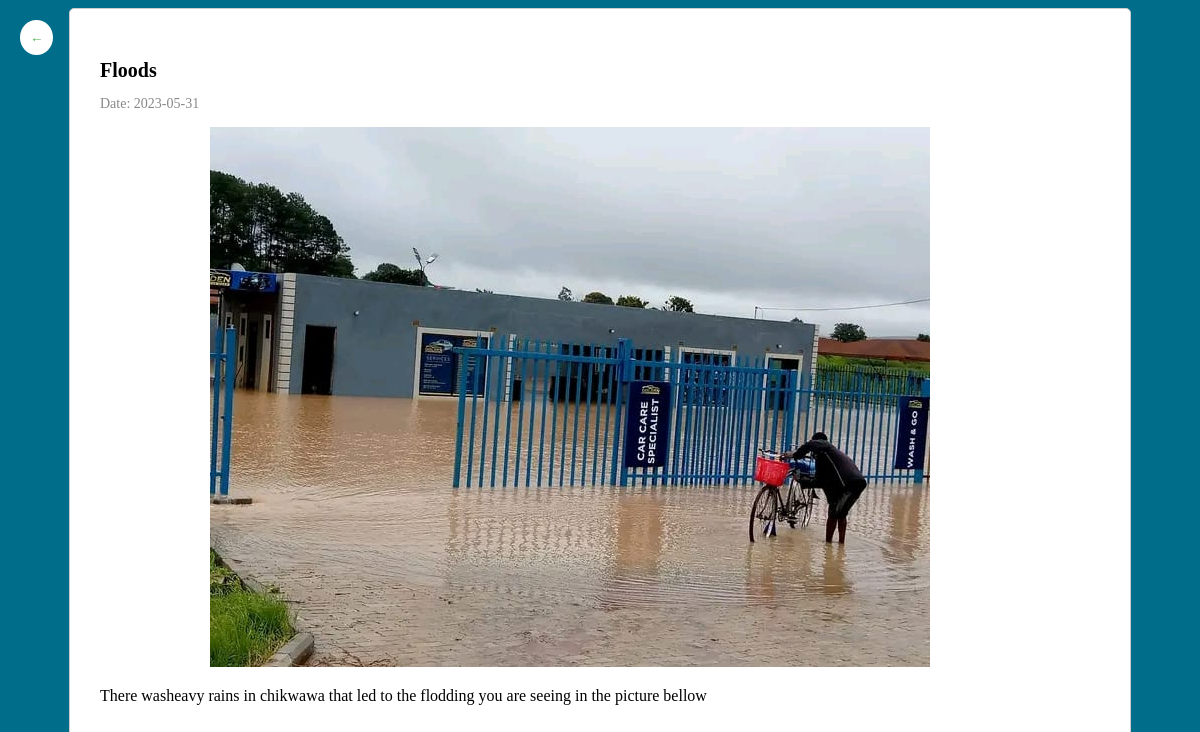
/news/News.php, run on the app's committed database.
### tables this page shows
CREATE TABLE `images` (
  `id` int(11) NOT NULL,
  `title` varchar(255) DEFAULT NULL,
  `date` date DEFAULT NULL,
  `details` text DEFAULT NULL,
  `image` varchar(255) DEFAULT NULL
);

### news/News.php (the view, shortened to what this page needs)
<?php
	include "../db/Connections.php";
?>
<!DOCTYPE html>
<html>
<head>
</head>
<body>
	<a href="../home/Home.php"><button class="back-button">&#8592;</button></a>
	<?php
			$query = "SELECT * FROM images";
			$result = mysqli_query($conn, $query);
			if(mysqli_num_rows($result)>0){
				while($row = mysqli_fetch_array($result)){
					$title = $row['title'];
					$date = $row['date'];
					$image = $row['image'];
					$details = $row['details'];
	?>
		<div class="news-container">
			<h3 class="news-title"><?php echo $title; ?></h3>
			<p class="news-date">Date: <?php echo $date; ?></p>
			<img class="news-image" src="<?php echo $image; ?>" alt="News Image">
			<p class="news-details"><?php echo $details; ?></p>
		</div>
	<?php
				}
			} else {
	?>
		<h3>No news found!</h3>
	<?php
			}
	?>
</body>
</html>

### news/News.php (style rules this page uses)
.news-container { margin-left: auto; margin-right: auto; padding: 30px; border: 1px solid #ccc; border-radius: 1px; background-color: white; border-radius: 5px; height: 700px; width: 1000px; }
.news-title { font-size: 20px; font-weight: bold; margin-bottom: 10px; }
.news-date { font-size: 14px; color: #888; margin-bottom: 5px; }
.news-details { margin-bottom: 15px; }
.news-image { max-width: 100%; max-height: 100%; margin-top: 10px; object-fit: contain; padding-left: 90px; padding-right: 50px; margin-left: 20px; margin-right: 20px; }
body { background-color: rgb(0, 109, 139); }
.back-button { position: fixed; top: 20px; left: 20px; background-color: white; color: #4CAF50; border: none; border-radius: 50%; padding: 10px; cursor: pointer; }

### data on the page
images: title "Floods", date "2023-05-31", image (picture), details "There washeavy rains in chikwawa that led to the flodding you are seeing in the picture bellow"
